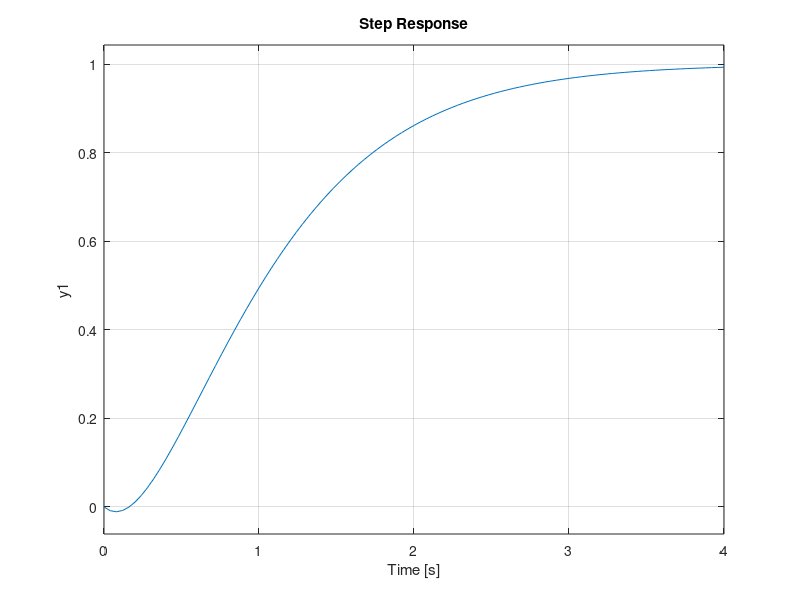

The MATLAB source for this figure: (Note: this script raises an error after producing the figure.)
clear,clc

A = [0.02 1.08; -0.05 -0.08];
B = [-0.01; 0.94];
C = [1.04 -0.09];
D = [0.00];
K = [3.30 3.87];
kRef = inv(-C*inv(A-B*K)*B);
Am = A-B*K;
Bm = B*kRef;
Cm = C;

sys = ss(Am, Bm, Cm, D);
figure(1)
step(sys)

stepinfo(sys)
